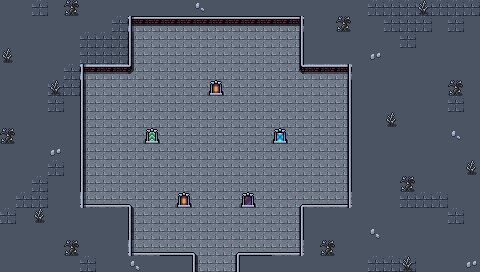

The image is a tile-based game level rendered from a .tmx file. Its description and source (layers, tilesets, objects; grid data summarised) follow:
An orthogonal 30x17 tile map with 16x16 px tiles, 6 tile layers (Collision, Background, Background 2, Floor and Walls, ...), 2 tilesets and 6 objects.

<map version="1.5" tiledversion="1.7.2" orientation="orthogonal" renderorder="right-down" width="30" height="17" tilewidth="16" tileheight="16" infinite="0" nextlayerid="9" nextobjectid="78">
 <editorsettings>
  <export target="wastetown..tmx" format="tmx" />
 </editorsettings>
 <tileset firstgid="1" source="../tileset/main.tsx" />
 <tileset firstgid="3477" source="../tileset/buildings.tsx" />
 <layer id="6" name="Collision" width="30" height="17">
  <data>[510 cells, 22 non-empty, 5 distinct tile ids]</data>
 </layer>
 <layer id="1" name="Background" width="30" height="17">
  <data>[510 cells, 510 non-empty, 3 distinct tile ids]</data>
 </layer>
 <layer id="8" name="Background 2" width="30" height="17">
  <data>[510 cells, 21 non-empty, 5 distinct tile ids]</data>
 </layer>
 <layer id="2" name="Floor and Walls" width="30" height="17">
  <data>[510 cells, 61 non-empty, 10 distinct tile ids]</data>
 </layer>
 <layer id="7" name="Ornamental Walls" width="30" height="17">
  <data>[510 cells, 46 non-empty, 8 distinct tile ids]</data>
 </layer>
 <layer id="3" name="Clutter" width="30" height="17">
  <properties>
   <property name="spriteLayer" type="bool" value="true" />
  </properties>
  <data>[510 cells, 13 non-empty, 6 distinct tile ids]</data>
 </layer>
 <objectgroup id="4" name="Objects">
  <object id="38" template="../obj/entry_up.tx" x="208.333" y="270.665">
   <properties>
    <property name="teleport" value="" />
   </properties>
  </object>
  <object id="71" template="../obj/door_up.tx" x="209" y="96">
   <properties>
    <property name="teleport" value="maps/map/portal_1W.tmx" />
    <property name="teleportObjectId" value="69" />
   </properties>
  </object>
  <object id="74" template="../obj/door_down.tx" x="176.667" y="210">
   <properties>
    <property name="teleport" value="maps/map/portal_1R.tmx" />
    <property name="teleportObjectId" value="67" />
   </properties>
  </object>
  <object id="75" template="../obj/door_down.tx" x="241.333" y="210">
   <properties>
    <property name="teleport" value="maps/map/portal_1B.tmx" />
    <property name="teleportObjectId" value="63" />
   </properties>
  </object>
  <object id="76" template="../obj/door_down.tx" x="145.333" y="144.667">
   <properties>
    <property name="teleport" value="maps/map/portal_1G.tmx" />
    <property name="teleportObjectId" value="69" />
   </properties>
  </object>
  <object id="77" template="../obj/door_down.tx" x="272.667" y="147.333">
   <properties>
    <property name="teleport" value="maps/map/portal_1U.tmx" />
    <property name="teleportObjectId" value="87" />
   </properties>
  </object>
 </objectgroup>
</map>
